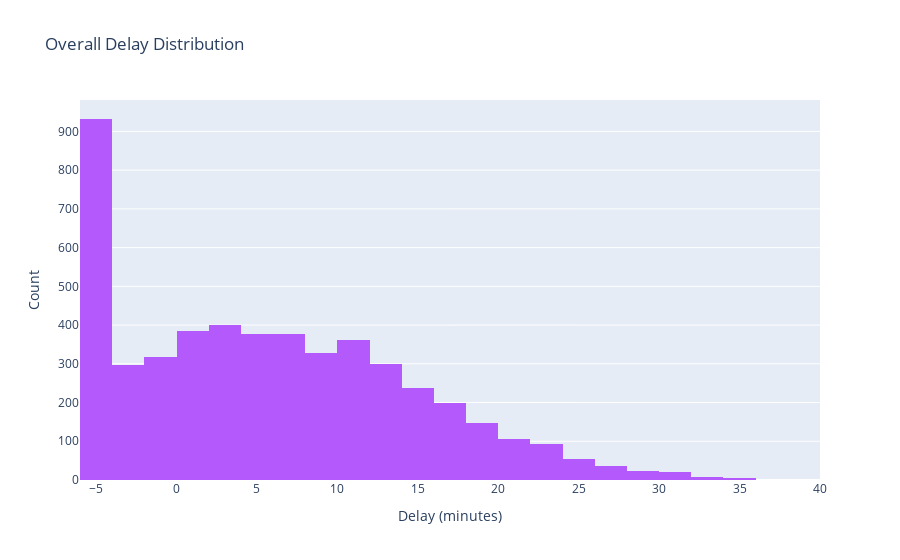

Source (notebook cell):
### Markdown cell above
## Overall Delay Distribution

### Code cell
fig = px.histogram(
    df,
    x="delay_minutes",
    nbins=30,
    color_discrete_sequence=["#B45AFD"],
    title="Overall Delay Distribution",
)
fig.update_layout(xaxis_title="Delay (minutes)", yaxis_title="Count")
fig.show()

### Figure 1 — Plotly figure (JSON) as saved in the notebook; plotly's stock layout.template omitted (floating-point values rounded to 4 significant figures; data arrays with more than 128 entries replaced by an {"elided": "..."} marker saying what was removed)
{"data": [{"bingroup": "x", "hovertemplate": "delay_minutes=%{x}<br>count=%{y}<extra></extra>", "legendgroup": "", "marker": {"color": "#B45AFD", "pattern": {"shape": ""}}, "name": "", "nbinsx": 30, "orientation": "v", "showlegend": false, "type": "histogram", "x": {"elided": "5000 float values"}, "xaxis": "x", "yaxis": "y"}], "layout": {"barmode": "relative", "legend": {"tracegroupgap": 0}, "title": {"text": "Overall Delay Distribution"}, "xaxis": {"anchor": "y", "domain": [0, 1], "title": {"text": "Delay (minutes)"}}, "yaxis": {"anchor": "x", "domain": [0, 1], "title": {"text": "Count"}}}}
